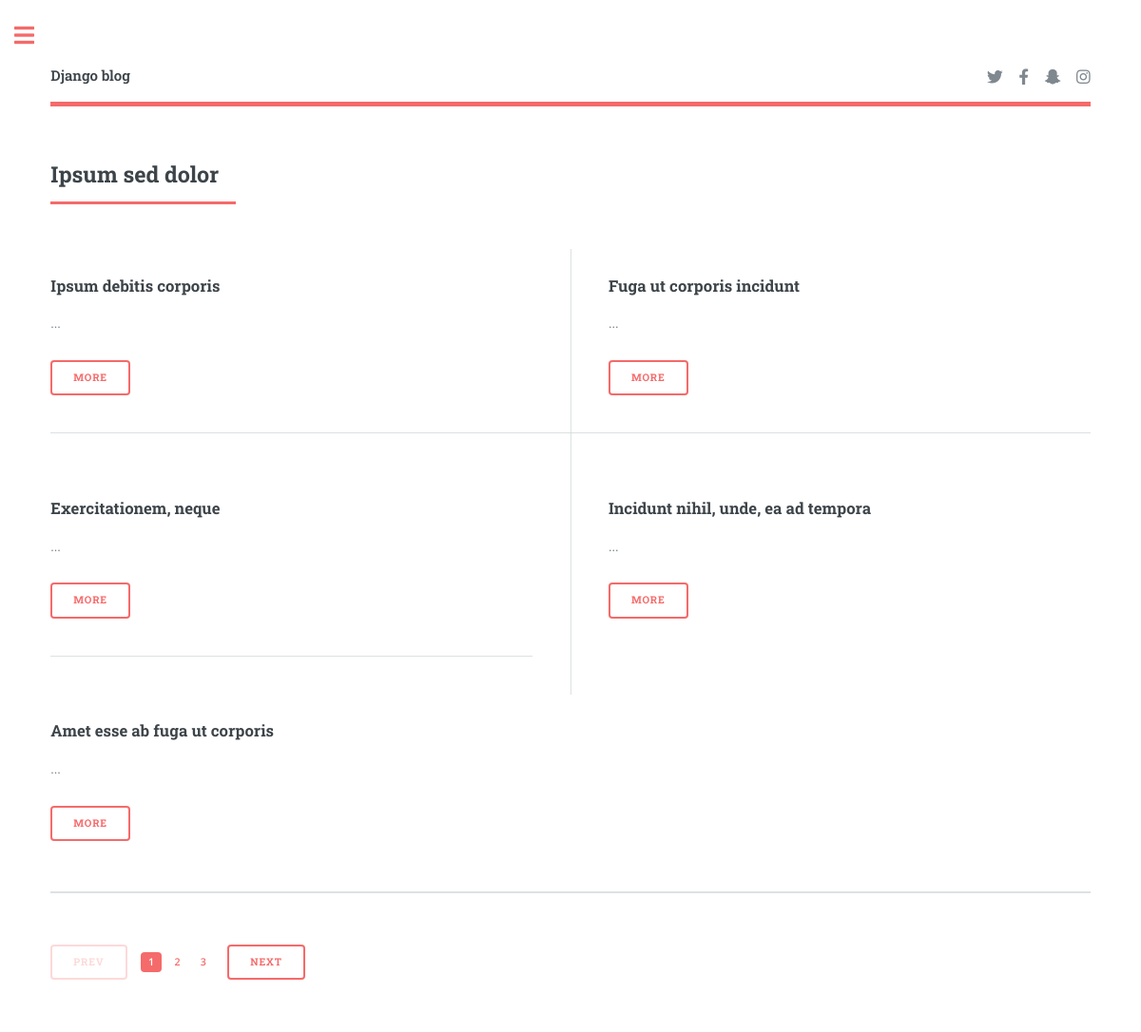
Before: / with the older database file.
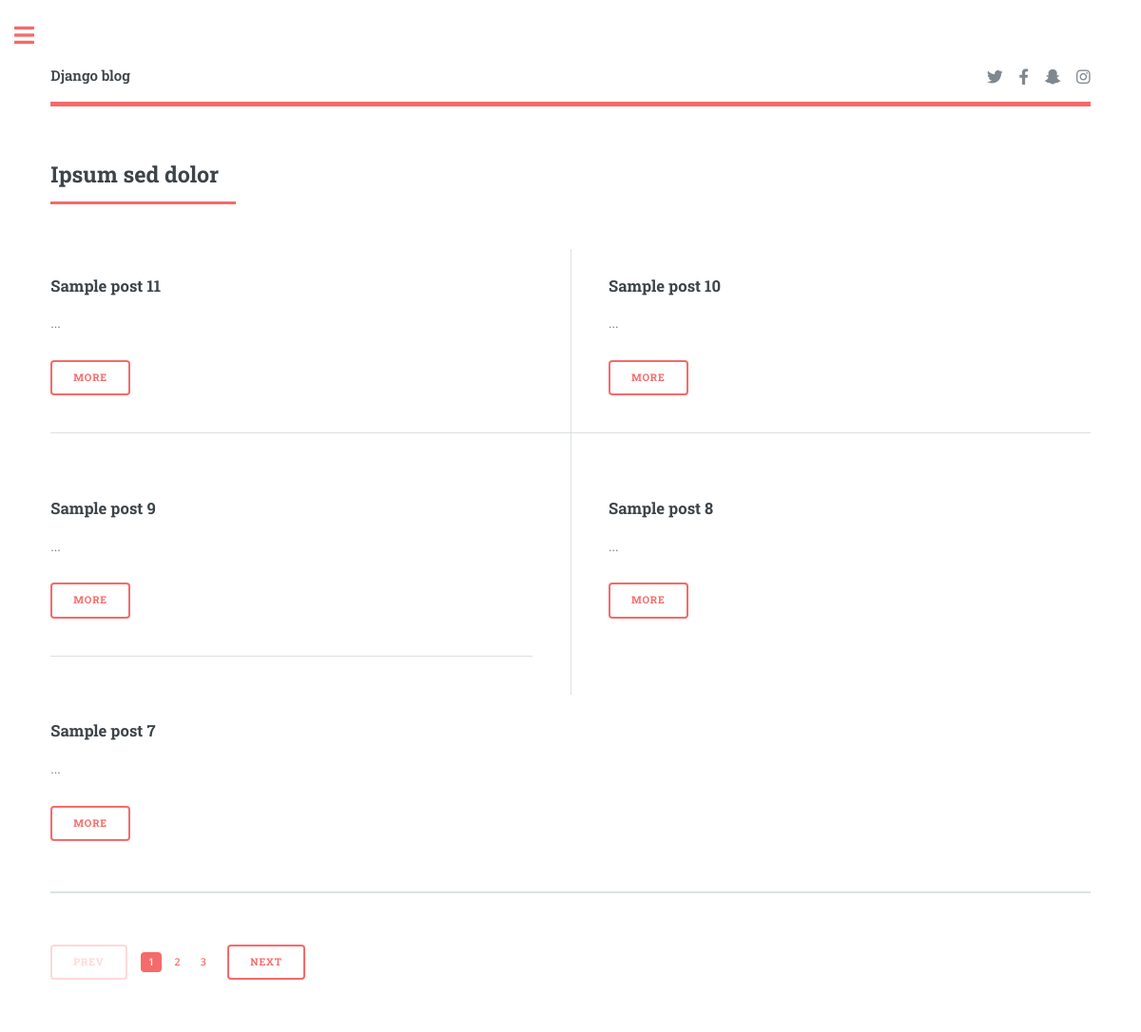
After: the same page with the newer database file.
### article/models.py (models this page shows, shortened)
class Article(models.Model):
    image = models.ImageField()
    title = models.CharField(max_length = 350)
    body = models.TextField()
    pub_date = models.DateTimeField(auto_now = True)
    update_date = models.DateTimeField(auto_now_add = True)
    slug = AutoSlugField(populate_from = "title")

### article/views.py (the view)
# urls.py: path('', views.Index.as_view(), name = 'index'),
class Index(ListView):
    template_name = "index.html"
    paginate_by = 5
    def get_queryset(self):
        return Article.objects.order_by("-pub_date")

### article/templates/index.html (shortened to what this page needs)
{% extends 'base.html' %}
{% block body %}
<section>
    <header class="major">
        <h2>Ipsum sed dolor</h2>
    </header>
    <div class="posts">
        {% for article in object_list %}
        <article>
            <h3>{{ article.title }}</h3>
            <p>{{ article.short }}...</p>
            <ul class="actions">
                <li><a href="{% url 'details' article.slug %}" class="button">More</a></li>
            </ul>
        </article>
        {% endfor %}
    </div>
</section>
{% if is_paginated %}
<section>
    <ul class="pagination">
        {% if page_obj.has_previous %}
        <li><a href="?page={{ page_obj.previous_page_number }}" class="button">Next</a></li>
        {% else %}
        <li><span class="button disabled">Prev</span></li>
        {% endif %}
        {% for i in paginator.page_range %}
        {% if page_obj.number == i %}
        <li><a href="?page={{ i }}" class="page active">{{ i }}</a></li>
        {% else %}
        <li><a href="?page={{ i }}" class="page">{{ i }}</a></li>
        {% endif %}
        {% endfor %}
        {% if page_obj.has_next %}
        <li><a href="?page={{ page_obj.next_page_number }}" class="button">Next</a></li>
        {% else %}
        <li><span class="button disabled">Next</span></li>
        {% endif %}
    </ul>
</section>
{% endif %}
{% endblock %}

### article/templates/base.html (shortened to what this page needs)
<!DOCTYPE HTML>
<html>
    <head>
        {% load static %}
        <link rel="stylesheet" href="{% static 'assets/css/main.css' %}" />
    </head>
    <body class="is-preload">
            <div id="wrapper">
                    <div id="main">
                        <div class="inner">
                                <header id="header">
                                    <a href="{% url 'index' %}" class="logo"><strong>Django blog</strong></a>
                                    <ul class="icons">
                                        <li><a href="https://twitter.com/AfeezGL" class="icon brands fa-twitter"><span class="label">Twitter</span></a></li>
                                        <li><a href="https://web.facebook.com/lawal.afeez.758" class="icon brands fa-facebook-f"><span class="label">Facebook</span></a></li>
                                        <li><a href="#" class="icon brands fa-snapchat-ghost"><span class="label">Snapchat</span></a></li>
                                        <li><a href="htps://instagram.com/afeezgl" class="icon brands fa-instagram"><span class="label">Instagram</span></a></li>
                                    </ul>
                                </header>
                            {% block body %}
                            {% endblock %}
                        </div>
                    </div>
            </div>
    </body>
</html>

Changed rows visible on the page:
no longer on this page (row edited): Article: title "Amet esse ab fuga ut corporis"
changed Article: title "Ipsum debitis corporis" → "Sample post 11"
changed Article: title "Fuga ut corporis incidunt" → "Sample post 10"
changed Article: title "Exercitationem, neque" → "Sample post 9"
changed Article: title "Incidunt nihil, unde, ea ad tempora" → "Sample post 8"
added Article: title "Sample post 7"
